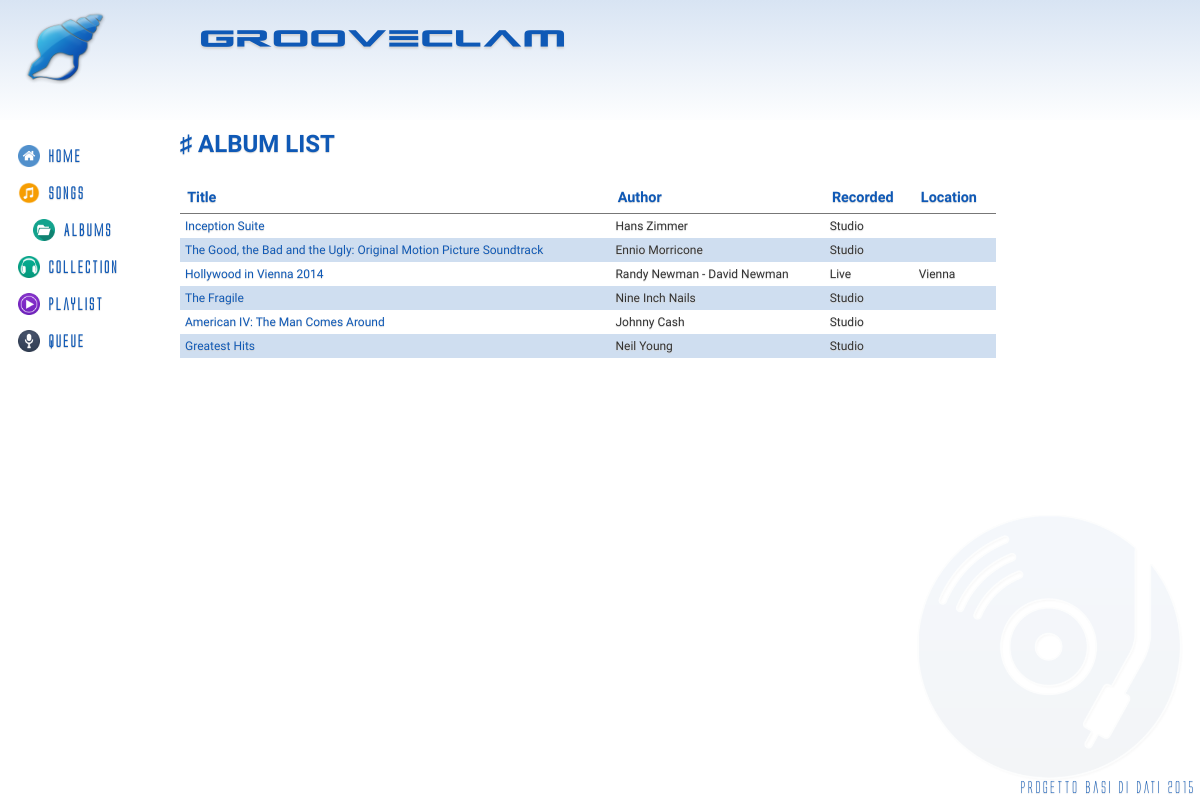
Page /?controller=albums&action=index on the earlier database version.
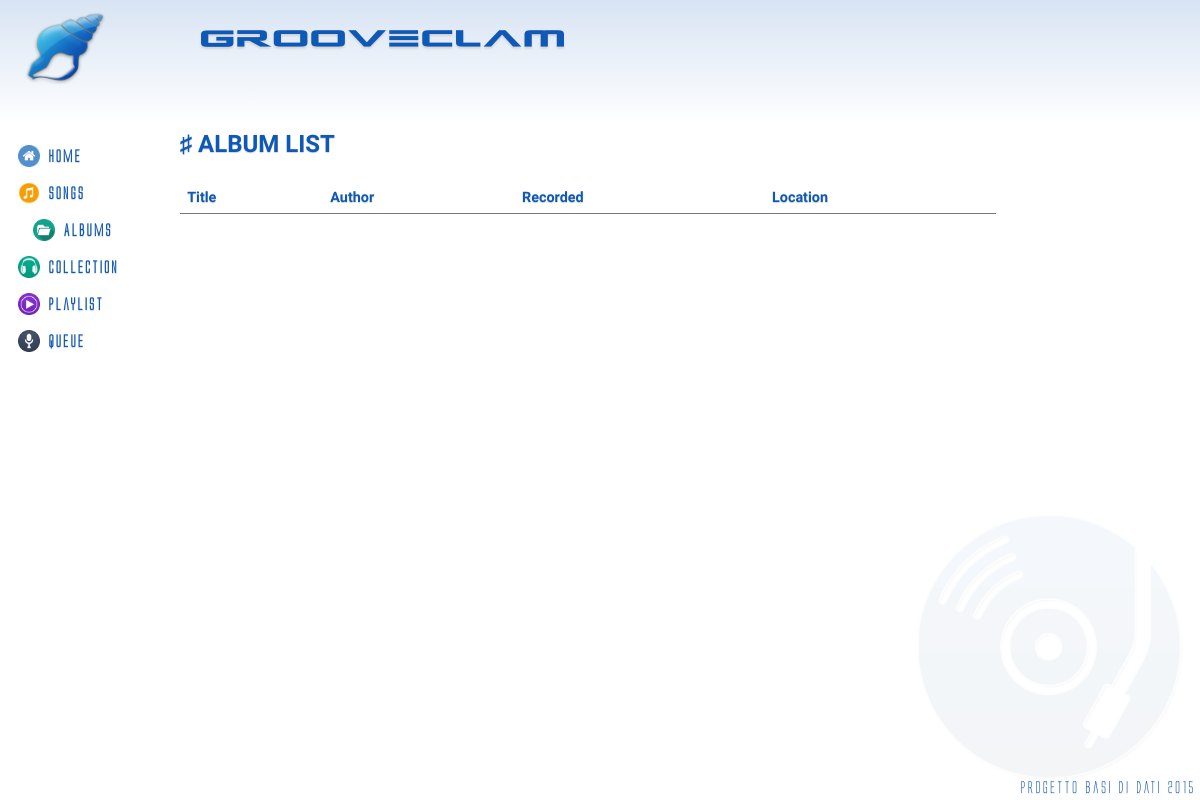
Same page on the later database version.
### tables this page shows
CREATE TABLE IF NOT EXISTS `Album` (
	`IdAlbum` INT(11) NOT NULL AUTO_INCREMENT,
	`Titolo` VARCHAR(140) NOT NULL,
	`Autore` VARCHAR(140) NOT NULL,
	`Info` VARCHAR(300) DEFAULT NULL,
	`Anno` YEAR DEFAULT NULL,
	`Live` BOOLEAN DEFAULT FALSE,
	`Locazione` VARCHAR(40) DEFAULT NULL,
	PRIMARY KEY(`IdAlbum`)
);

### index.php (called while the page is built, shortened)
<?php
if(isset($_GET['controller']) && isset($_GET['action'])) {
	$controller = $_GET['controller'];
	$action = $_GET['action'];
} else {
	$controller = 'pages';
	$action = 'home';
}
require_once('views/layout.php');
?>

### controllers/albums_controller.php (called while the page is built, shortened)
<?php
class AlbumController {
	public function index() {
		$albums = Album::all();
		require_once('views/albums/index.php');
	}
}
?>

### models/album.php (called while the page is built, shortened)
<?php
class Album {
	private $id;
	private $title;
	private $author;
	private $live;
	public function __construct($id, $title, $author, $info, $year, $live, $songs, $path) {
		$this->id = $id;
		$this->title = $title;
		$this->author = $author;
		$this->live = $live;
	}
	public function id() {
		return $this->id;
	}
	public function title() {
		return $this->title;
	}
	public function author() {
		return $this->author;
	}
	public function live() {
		return $this->live;
	}
	public static function all() {
		$list = array();
		$db = Db::getInstance();
		$req = $db->query('SELECT * FROM Album');
		foreach($req->fetchAll() as $album) {
			if(isset($album['Live']) && $album['Live'] == true) {
				$live = array(
					'Live' => $album['Live'],
					'Location' => $album['Locazione']
				);
			} else {
				$live = false;
			}
			$list[] = new Album($album['IdAlbum'], $album['Titolo'], $album['Autore'], $album['Info'], $album['Anno'], $live, array(), '');
		}
		return $list;
	}
}
?>

### views/albums/index.php (the view, shortened to what this page needs)
<h2>&#9839; ALBUM LIST</h2>
<table class="table">
<thead>
	<tr>
		<th>Title</th>
		<th>Author</th>
		<th>Recorded</th>
		<th>Location</th>
	</tr>
</thead>
<tbody>
<?php foreach($albums as $album) { ?>
	<tr>
		<td><a href='?controller=albums&action=show&id=<?php echo $album->id(); ?>'><?php echo $album->title(); ?></a></td>
		<td><?php echo $album->author(); ?></td>
		<td><?php if(is_array($album->live())) { echo "Live"; } else { echo "Studio"; } ?></td>
		<td><?php if(is_array($album->live())) { $location = $album->live(); echo $location['Location']; } else { echo ""; } ?></td>
	</tr>
<?php } ?>
</tbody>
</table>

### views/layout.php (shortened to what this page needs)
<!DOCTYPE html>
<html>
<head>
<link rel="stylesheet" type="text/css" href="css/style.css">
</head>
<body>
	<header>
		<img src="img/blueseashell.png" alt="">
		<h1>Grooveclam</h1>
	</header>
	<div class="content">
		<nav>
			<ul>
				<li <?php if($_SERVER['REQUEST_URI'] == '/basidati/~abaldan/') { echo 'class="active"'; }?>>
					<a href='/basidati/~abaldan'><img src="img/home.png" alt="">Home</a>
				</li>
				<li <?php if(preg_match('/\/\?controller=songs/i', $_SERVER['REQUEST_URI'])) { echo 'class="active"'; }?>>
					<a href='?controller=songs&action=index'><img src="img/music.png" alt="">Songs</a>
				</li>
				<li <?php if(preg_match('/\/\?controller=albums/i', $_SERVER['REQUEST_URI'])) { echo 'class="active"'; }?>>
					<a href='?controller=albums&action=index'><img src="img/folder-icon.png" alt="">Albums</a>
				</li>
				<li <?php if(preg_match('/\/\?controller=collection/i', $_SERVER['REQUEST_URI'])) { echo 'class="active"'; }?>>
					<a href='?controller=collection&action=index&id=<?php echo isset($_SESSION['uid']) ? $_SESSION['uid'] : '-1'; ?>'><img src="img/music-icon.png" alt="">Collection</a>
				</li>
				<li <?php if(preg_match('/\/\?controller=playlist/i', $_SERVER['REQUEST_URI'])) { echo 'class="active"'; }?>>
					<a href='?controller=playlist&action=index'><img src="img/poweramp-icon.png" alt="">Playlist</a>
				</li>
				<li <?php if(preg_match('/\/\?controller=queue/i', $_SERVER['REQUEST_URI'])) { echo 'class="active"'; }?>>
					<a href='?controller=queue&action=index&id=<?php echo isset($_SESSION['uid']) ? $_SESSION['uid'] : '-1'; ?>'><img src="img/mic-icon.png" alt="">Queue</a>
				</li>
			</ul>
		</nav>
		<main>
		<?php require_once('routes.php') ?>
		</main>
	</div>
	<footer>
		Progetto Basi di dati 2015
	</footer>
</body>
</html>

### routes.php (shortened to what this page needs)
<?php
function call($controller, $action) {
	switch($controller) {
		case 'albums':
			require_once('models/album.php');
			$controller = new AlbumController();
		break;
	}
	$controller->{$action}();
}
$controllers = array(
	'pages' => array('home', 'error', 'login', 'checkuser', 'logout', 'registration'),
	'songs' => array('index', 'show', 'addnew', 'addheard', 'addsong'),
	'albums' => array('index', 'show', 'add', 'addalbum'),
	'playlist' => array('index', 'show', 'newplaylist', 'swap'),
	'collection' => array('index', 'addsong', 'remove'),
	'queue' => array('index', 'addsong', 'swap'),
	'user' => array('show', 'follow', 'unfollow')
);
if(array_key_exists($controller, $controllers)) {
	if(in_array($action, $controllers[$controller])) {
		call($controller, $action);
	} else {
		call('pages', 'error');
	}
} else {
	call('pages', 'error');
}
?>

### css/style.css (style rules this page uses)
* { margin: 0; }
html, body { font-family: Grumpy; height: 100%; }
body { background: #ffffff url('../img/cd_music_w.png') no-repeat bottom right; background-size: 25%; color: #333; text-shadow: 0px 1px 1px #d4d4d4; }
a { text-decoration: none; color: rgb(15, 89, 182); }
h1, h2, h3, h4, h5 { color: rgb(15, 89, 182); }
.content { height: 85%; }
.content nav { float: left; width: 15%; }
.content nav ul { list-style: none; display: block; padding: 10px 0px 0px 18px; }
.content nav ul li { -webkit-transition: all 0.2s ease-out; transition: all 0.2s ease-out; font-family: alien; color: rgb(15, 89, 182); font-weight: 600; margin: 15px 0px; }
.content nav ul li img { width: 22px; margin-right: 8px; vertical-align: middle; }
main { margin-top:10px; float: left; width: 85%; }
header { height: 15%; background: linear-gradient(to top, rgba(15, 89, 182, 0) -5%, rgba(15, 89, 182, .3) 190%); }
header img { float: left; width: 100px; height: 95px; padding-left: 15px; }
header h1 { position: relative; padding-left: 200px; padding-top: 20px; font-family: aliens; font-size: 1.650em; color: rgb(15, 89, 182); letter-spacing: 3px; text-shadow: 0 2px 2px #d4d4d4; }
footer { position: fixed; bottom: 5px; right: 5px; color: rgb(15, 89, 182); font-family: alien; }
.table { width:80%; border-collapse: collapse; margin: 1.5em 0em; }
.table th { border-bottom: 1px solid #777; text-align: left; padding: .5em; font-size: .9em; color: rgb(15, 89, 182); }
.active { padding-left: 15px; }
.table td { padding: 5px; font-size: .75em; }
.table tr:nth-child(2n+2) { background-color: rgba(15, 89, 182, .2); }

Differences in the rows shown:
removed album: Titolo "Inception Suite", Autore "Hans Zimmer", Live "Studio"
removed album: Titolo "The Good, the Bad and the Ugly: Original Motion Picture Soundtrack", Autore "Ennio Morricone", Live "Studio"
removed album: Titolo "Hollywood in Vienna 2014", Autore "Randy Newman - David Newman", shows "Live", Locazione "Vienna"
removed album: Titolo "The Fragile", Autore "Nine Inch Nails", Live "Studio"
removed album: Titolo "American IV: The Man Comes Around", Autore "Johnny Cash", Live "Studio"
removed album: Titolo "Greatest Hits", Autore "Neil Young", Live "Studio"
